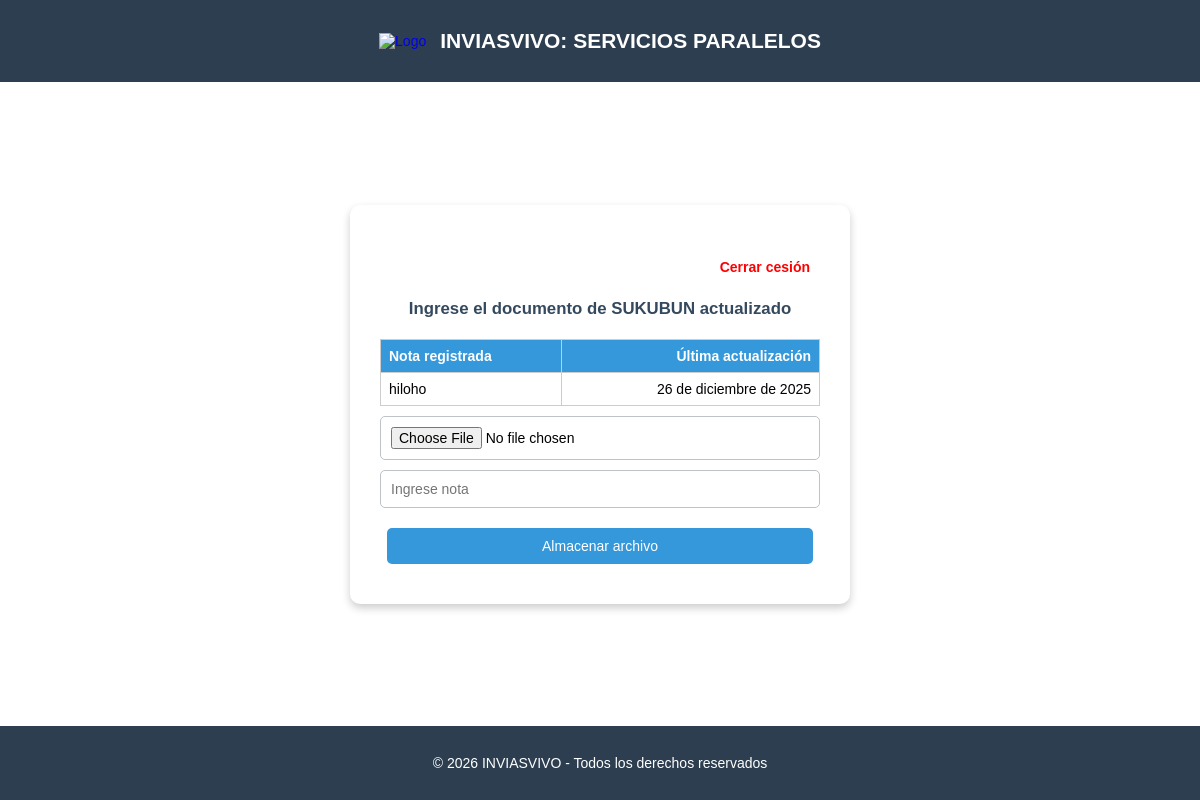
The page /demos/usuario/servicios-paralelos (signed in) on the database as committed earlier.
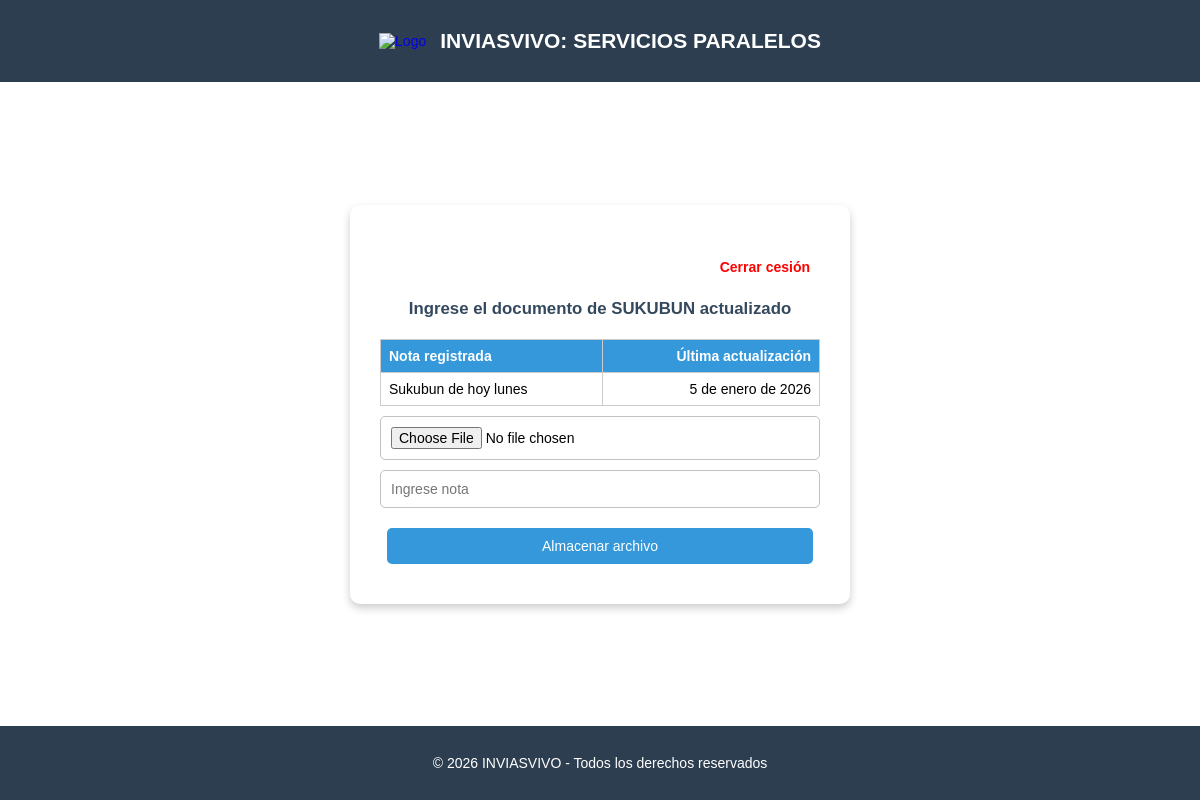
The same page on the database as committed later.
### demos/models.py (models this page shows)
class SukubunData(models.Model):
    file = models.FileField(upload_to=sukubun_path, storage=OverwriteStorage())
    note = models.CharField(max_length=500)
    create_at = models.DateField(auto_now_add=True)
    update_at = models.DateField(auto_now=True)
    def __str__(self):
        return f"{self.file} - {self.note} - {self.update_at}"

### demos/views.py (the view)
# urls.py: path('usuario/servicios-paralelos', views.preprocess_actions, name="preprocess_actions"),
@login_required(login_url='db_login', redirect_field_name=None)
def preprocess_actions(request):
    today = date.today()
    tomorrow = today + timedelta(days=1)
    last_sukubun = SukubunData.objects.order_by("-update_at").first()
    print('last sukubun')
    print(last_sukubun)
    sukubun_files = SukubunData.objects.all()
    return render(request, 'parallel_services.html', {
        'sukubun': sukubun_files,
        'last_sukubun': last_sukubun,
        'today': today,
        'tomorrow': tomorrow,
        })

### demos/templates/parallel_services.html (shortened to what this page needs)
{% extends 'index.html' %}
{% block header %}: SERVICIOS PARALELOS{% endblock %}
{% block content %}
<section class="sukubun">
    <form id="uploadForm" action="{% url 'db_sukubun' %}" method="post" enctype="multipart/form-data">
        <p><a class="logoutbtn" href="{% url 'db_logout' %}">Cerrar cesión</a></p>
         <h1>Ingrese el documento de SUKUBUN actualizado</h1>
         <table>
            <thead>
                <tr>
                    <td>Nota registrada</td>
                    <td>Última actualización</td>
                </tr>
            </thead>
            <tbody>
                <tr>
                    <td>{{ last_sukubun.note }}</td>
                    <td>{{ last_sukubun.update_at }}</td>
                </tr>
            </tbody>
         </table>
         <input type="file" name="file" id="fileInput" >
         <input type="text" name="note" id="noteInput" placeholder="Ingrese nota" >
         <div class="content-buttons">
            <input type="submit" value="Almacenar archivo">
         </div>
    </form>
</section>
{% endblock %}

### demos/templates/index.html (shortened to what this page needs)
<!DOCTYPE html>
<html lang="en">
<head>
    {% load static %}
    <link rel="stylesheet" href="{% static 'frontend/styles/styles.css' %}">
</head>
<body>
    {% url 'db_login' as login_user %}
    <header {% if request.path == login_user %}style="text-align: left; color: #ff8300;"{% endif %}>
        <a class="logo-header" href="{% url 'landing' %}">
            <img src="https://upload.wikimedia.org/wikipedia/commons/thumb/3/3d/INV%C3%8DAS_Colombia_logo.png/1200px-INV%C3%8DAS_Colombia_logo.png"
            alt="Logo">
        </a>
        <h1>INVIASVIVO{% block header %}{% endblock %}</h1>
    </header>
    {% block content %}{% endblock %}
    <footer {% if request.path == login_user %}style="display: none;"{% endif %}>
        <p>&copy; {% now 'Y' %} INVIASVIVO - Todos los derechos reservados</p>
    </footer>
</body>
</html>

### static/frontend/styles/styles.css (style rules this page uses)
* { box-sizing: border-box; font-family: Arial, sans-serif; font-size: 14px; }
html, body { padding: 0; margin: 0; height: 100%; width: 100%; min-height: 100vh; display: grid; grid-template-rows: auto 1fr auto; background: #fff; }
header { background-color: #2c3e50; color: white; padding: 15px; text-align: center; }
header img { height: 60px; vertical-align: middle; }
header h1 { display: inline-block; margin-left: 10px; font-size: 1.5rem; vertical-align: middle; }
section { display: flex; justify-content: center; align-items: center; min-height: auto; background-color: #fff; }
section.sukubun { display: grid; align-content: center; }
footer { background-color: #2c3e50; color: white; text-align: center; padding: 15px; width: 100%; }
form { background: white; margin: 0.3rem 0; padding: 30px; border-radius: 10px; box-shadow: 0 4px 8px rgba(0, 0, 0, 0.2); text-align: center; width: 500px; }
form h1 { font-size: 1.2rem; margin-bottom: 20px; color: #34495e; }
form input[type="file"], form input[type="text"], form input[type="submit"], form input[type="password"], form input[type="number"], form select, button, a { display: block; width: 100%; margin: 10px 0; padding: 10px; border-radius: 5px; border: 1px solid #bdc3c7; }
a.logoutbtn { color: red; text-decoration: none; border: none; font-weight: 600; text-align: right; }
a.logo-header { display: contents; border: 0; transition: all 0.5s 0s ease, all 0.5s 0s ease; -webkit-transition: all 0.5s 0s ease, all 0.5s 0s ease; -moz-transition: all 0.5s 0s ease, all 0.5s 0s ease; -o-transition: all 0.5s 0s ease, all 0.5s 0s ease; }
form input[type="submit"] { background-color: #3498db; color: white; border: none; cursor: pointer; transition: background 0.3s ease; }
.content-alert, .content-buttons { display: flex; align-items: center; padding: 0 1rem; color: red; font-weight: lighter; justify-content: space-between; }
.content-buttons { margin: 0; padding: 0; background: none; }
.content-buttons button, .content-buttons input[type="submit"] { margin: 10px 0.5rem; }
table { width: 100%; border-collapse: collapse; }
thead { text-align: center; background-color: #3498db; color: #fff; font-weight: bold; padding: 8px; border: 1px solid #ccc; }
td { padding: 8px; border: 1px solid #ccc; }
td:first-child { text-align: left; }
td:nth-child(2) { text-align: right; }

Rows that differ between the two databases and show on the page:
removed SukubunData: note "hiloho", update_at "26 de diciembre de 2025"
added SukubunData: note "Sukubun de hoy lunes", update_at "5 de enero de 2026"
